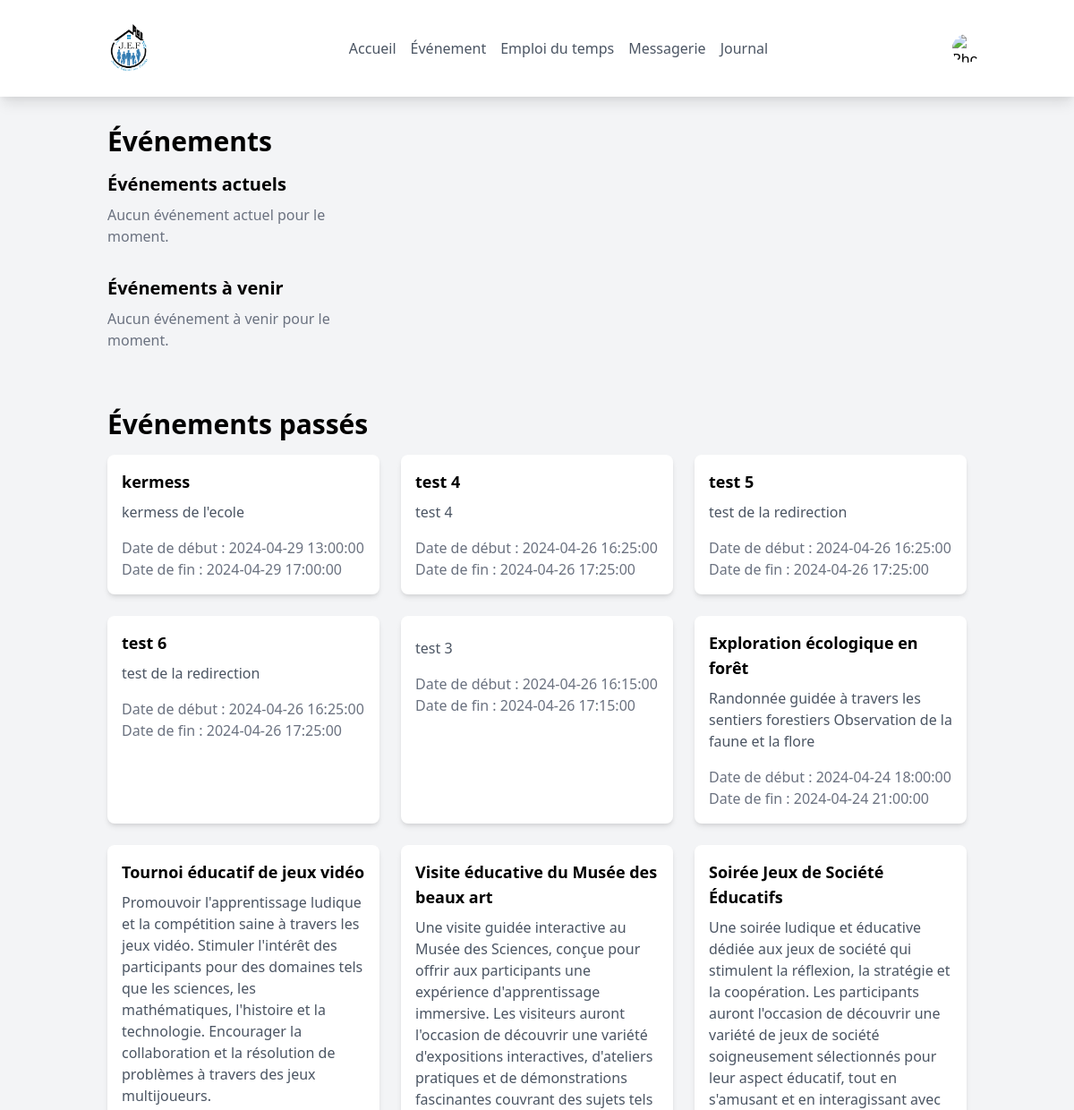
Page /controllers/controller_event.php (signed in, upper part) on the earlier database version.
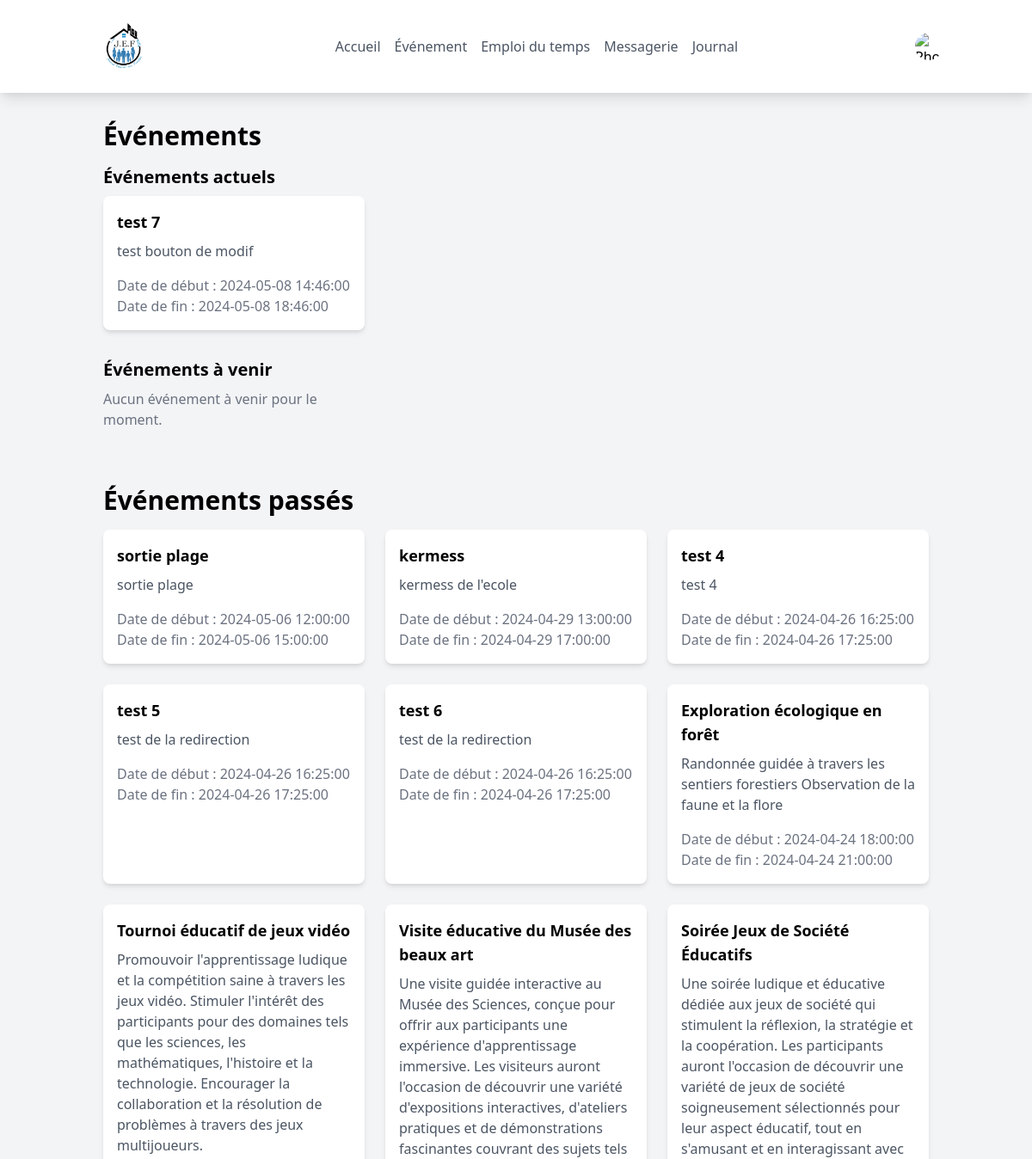
Same page on the later database version.
### tables this page shows
CREATE TABLE `evenements` (
  `idEvenement` int NOT NULL,
  `titre` varchar(100) DEFAULT NULL,
  `description` text,
  `dateDebut` datetime DEFAULT NULL,
  `dateFin` datetime DEFAULT NULL,
  `image` varchar(255) DEFAULT NULL
);

### controllers/controller_event.php (called while the page is built, shortened)
<?php
require_once"../models/event.php";
$currentEvents = Event::getCurrentEvents();
$upcomingEvents = Event::getUpcomingEvents();
$pastEvents = Event::getPastEvents();
include "../views/view_event.php";

### models/event.php (called while the page is built, shortened)
<?php
class Event
{
    private static $db;
    public static function initDatabase()
    {
        if (!isset(self::$db)) {
            self::$db = new PDO("mysql:host=localhost;dbname=" . DBNAME, DBUSER, DBPASSWORD);
            self::$db->setAttribute(PDO::ATTR_ERRMODE, PDO::ERRMODE_EXCEPTION);
        }
    }
    public static function getCurrentEvents()
    {
        try {
            $sql = "SELECT *, DATE_FORMAT(dateDebut, '%d/%m/%Y %H:%i:%s') AS dateDebut_fr, DATE_FORMAT(dateFin, '%d/%m/%Y %H:%i:%s') AS dateFin_fr FROM evenements WHERE dateDebut <= NOW() AND dateFin >= NOW() ORDER BY dateDebut ASC";
            $query = self::$db->prepare($sql);
            $query->execute();
            return $query->fetchAll(PDO::FETCH_ASSOC);
        } catch (PDOException $e) {
            throw new Exception("Erreur lors de la récupération des événements actuels : " . $e->getMessage());
        }
    }
    public static function getPastEvents()
    {
        try {
            $pdo = self::$db;
            $sql = "SELECT * FROM evenements WHERE dateFin < NOW() ORDER BY dateFin DESC";
            $query = $pdo->prepare($sql);
            $query->execute();
            return $query->fetchAll(PDO::FETCH_ASSOC);
        } catch (PDOException $e) {
            throw new Exception("Erreur lors de la récupération des événements passés : " . $e->getMessage());
        }
    }
}

### views/view_event.php (the view, shortened to what this page needs)
<!DOCTYPE html>
<html lang="fr">
<head>
    <link href="https://cdn.jsdelivr.net/npm/tailwindcss@2.2.19/dist/tailwind.min.css" rel="stylesheet">
</head>
<body class="bg-gray-100">
    <?php include "header.php"; ?>
    <div class="container mx-auto p-8">
        <h1 class="text-3xl font-bold mb-4">Événements</h1>
        <h2 class="text-xl font-semibold mb-2">Événements actuels</h2>
        <div class="grid grid-cols-1 md:grid-cols-2 lg:grid-cols-3 gap-6">
            <?php if (empty($currentEvents)): ?>
                <p class="text-gray-500">Aucun événement actuel pour le moment.</p>
            <?php else: ?>
                <?php foreach ($currentEvents as $event): ?>
                    <div class="bg-white shadow-md p-4 rounded-lg">
                        <h3 class="text-lg font-semibold mb-2"><?= $event['titre'] ?></h3>
                        <p class="text-gray-600 mb-4"><?= $event['description'] ?></p>
                        <p class="text-gray-500">Date de début : <?= $event['dateDebut'] ?></p>
                        <p class="text-gray-500">Date de fin : <?= $event['dateFin'] ?></p>
                    </div>
                <?php endforeach; ?>
            <?php endif; ?>
        </div>
        <h2 class="text-xl font-semibold mt-8 mb-2">Événements à venir</h2>
        <div class="grid grid-cols-1 md:grid-cols-2 lg:grid-cols-3 gap-6">
            <?php if (empty($upcomingEvents)): ?>
                <p class="text-gray-500">Aucun événement à venir pour le moment.</p>
            <?php endif; ?>
        </div>
    </div>
    <div class="container mx-auto p-8">
        <h1 class="text-3xl font-bold mb-4">Événements passés</h1>
        <div class="grid grid-cols-1 md:grid-cols-2 lg:grid-cols-3 gap-6">
            <?php foreach ($pastEvents as $event): ?>
                <div class="bg-white shadow-md p-4 rounded-lg">
                    <h3 class="text-lg font-semibold mb-2"><?= $event['titre'] ?></h3>
                    <p class="text-gray-600 mb-4"><?= $event['description'] ?></p>
                    <p class="text-gray-500">Date de début : <?= $event['dateDebut'] ?></p>
                    <p class="text-gray-500">Date de fin : <?= $event['dateFin'] ?></p>
                </div>
            <?php endforeach; ?>
        </div>
    </div>
</body>
</html>

Differences in the rows shown:
removed evenements: description "test 3", dateDebut "2024-04-26 16:15:00", dateFin "2024-04-26 17:15:00", shown under "Événements passés"
added evenements: titre "test 7", description "test bouton de modif", dateDebut "2024-05-08 14:46:00", dateFin "2024-05-08 18:46:00", shown under "Événements actuels"
added evenements: titre "sortie plage", description "sortie plage", dateDebut "2024-05-06 12:00:00", dateFin "2024-05-06 15:00:00", shown under "Événements passés"
Other differences:
text no longer shown: "Aucun événement actuel pour le moment."
